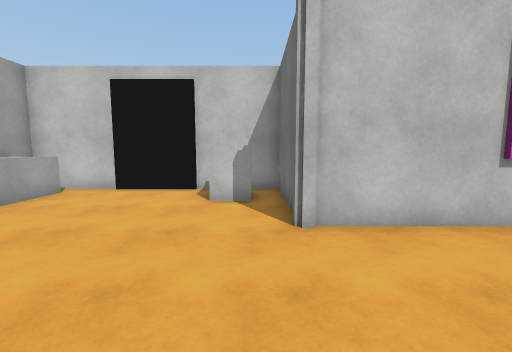
view 1 (above)

16 first-person views from a walk through a 3-D level made in the Unity game engine. The camera is 1.5 m above the floor, tilts 6° down and sees 90° across. The floor is counted in squares, 1 m on a side. Each view is taken from the middle of a square. On the plan, view 1 faces up. The plan holds only what a view shows up to about 13 squares ahead; the rest is blank. The place goes on beyond the plan. The player is left out. Surface patterns are stand-ins for the level's own textures.

view 2
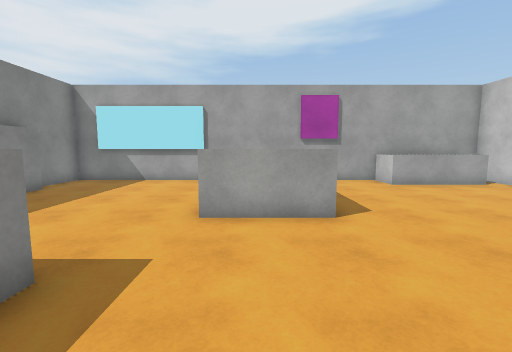

view 3
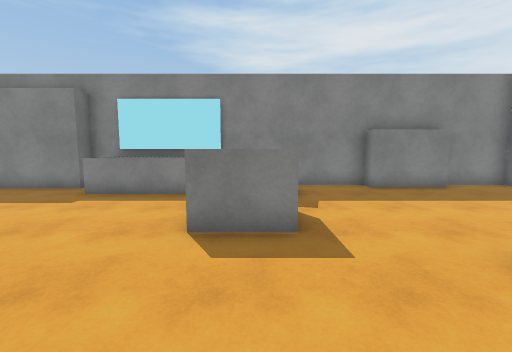

view 4
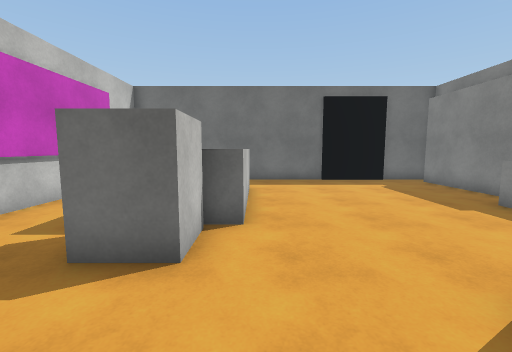

view 5
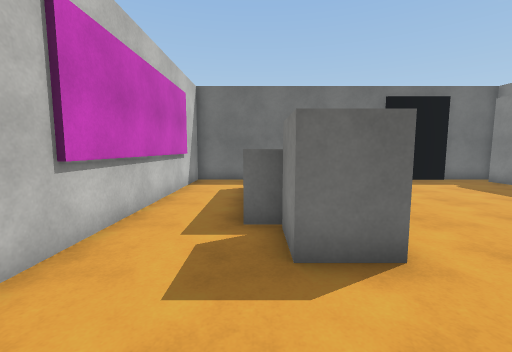

view 6
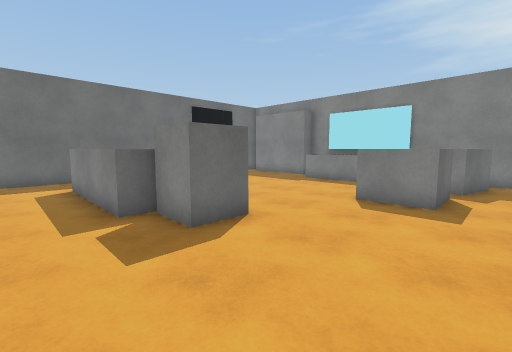

view 7
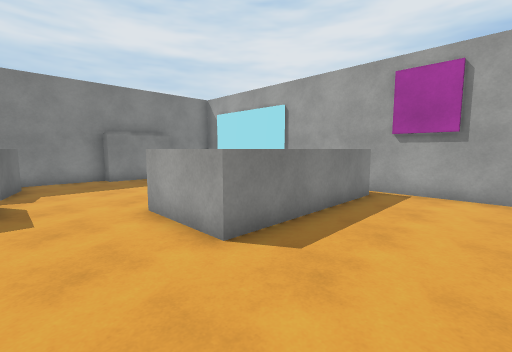

view 8
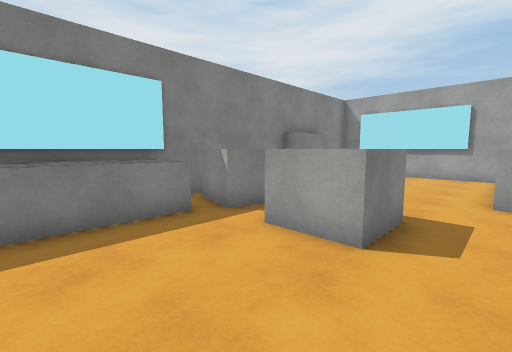

view 9
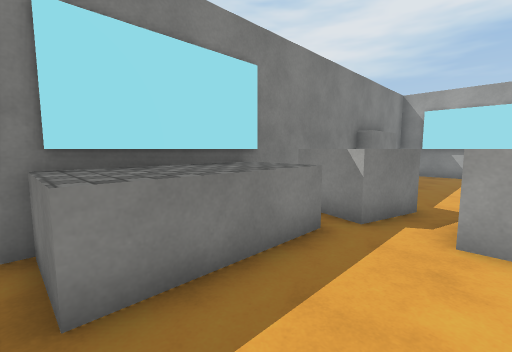

view 10
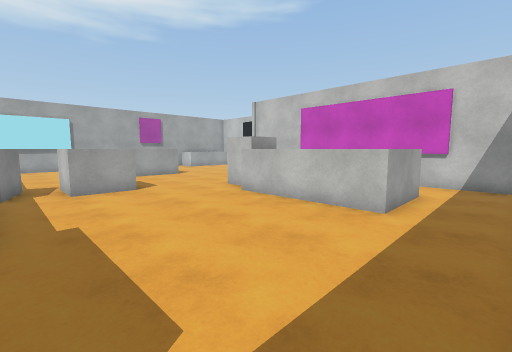

view 11
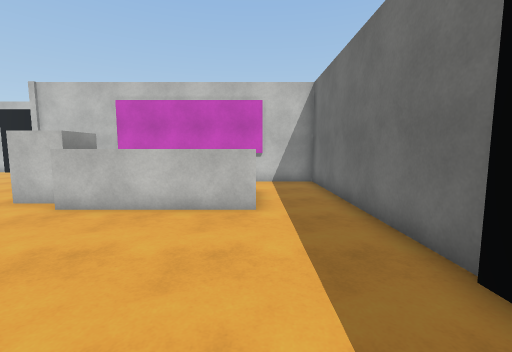

view 12
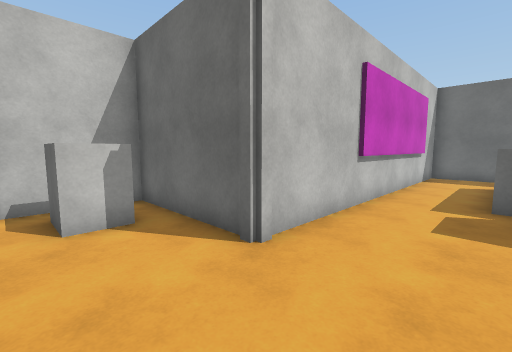

view 13
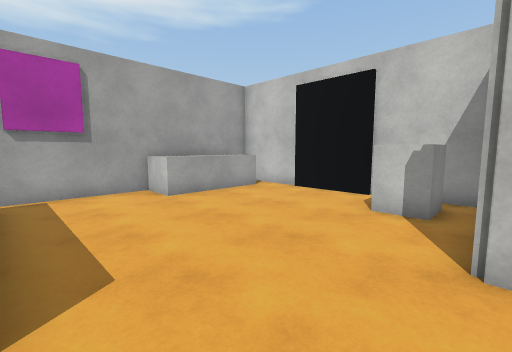

view 14
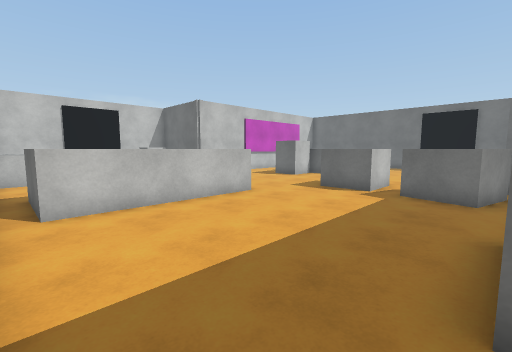

view 15
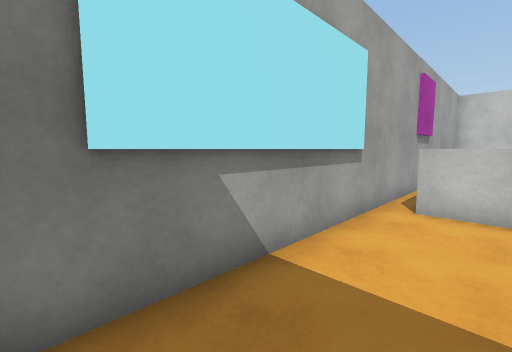

view 16
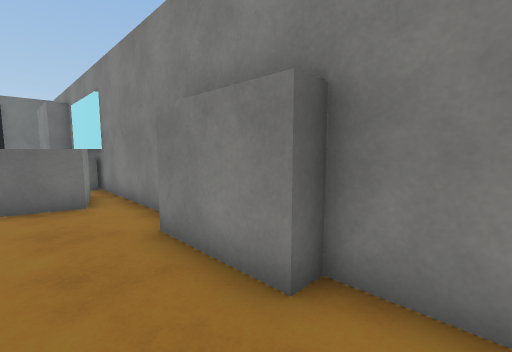

### Floor plan
Key: @ floor where view 1 was taken; # wall or solid block; . floor; ^ raised ledge; B block; C cube.
Columns run from 9 left of view 1 to 14 right of it. Each row starts with its distance up from view 1.
 10  ##########
  9  ^......BB#
  8  ^^.....BB#
  7  ^^.....B.#
  6  ^^.......#
  5  ^^.......##############
  4 #......................#
  3 #......................#
  2 #..............^^^^^^..#
  1 #.^^^^^^.....BBB    ^..#
  0 #.^    ^.@...BBB    ^..#
 -1 #.^    ^.......^^^^^...#
 -2 #.^^^^^^...............#
 -3 #......................#
 -4 ##........CCC..........#
 -5 ##........CCC..........#
 -6  #.....................#
 -7 ##........CCC..........#
 -8 ##........C C^^^^^.....#
 -9 #...###....C ^^^^^######
-10 ###################

Positions as (right, up) in squares from view 1, and headings:
1: (0, 0), facing up
2: (4, -1), facing left
3: (2, 1), facing down
4: (1, -1), facing right
5: (1, 2), facing right
6: (0, 4), facing down-right
7: (1, 4), facing down-left
8: (7, -2), facing down-left
9: (8, -5), facing down-left
10: (13, -7), facing up-left
11: (11, -7), facing up
12: (-2, 2), facing up-right
13: (1, 1), facing up-left
14: (-8, -9), facing up-right
15: (-6, -9), facing up-left
16: (-7, -7), facing down-right
